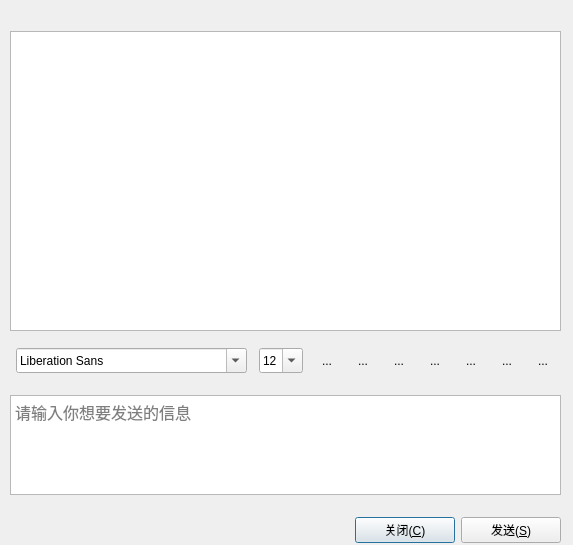
<?xml version="1.0" encoding="UTF-8"?>
<ui version="4.0">
 <class>DialogWindow</class>
 <widget class="QDialog" name="DialogWindow">
  <property name="geometry">
   <rect>
    <x>0</x>
    <y>0</y>
    <width>573</width>
    <height>545</height>
   </rect>
  </property>
  <property name="windowTitle">
   <string>Dialog</string>
  </property>
  <property name="windowIcon">
   <iconset resource="images.qrc">
    <normaloff>:/images/other</normaloff>:/images/other</iconset>
  </property>
  <widget class="QWidget" name="layoutWidget">
   <property name="geometry">
    <rect>
     <x>10</x>
     <y>10</y>
     <width>551</width>
     <height>550</height>
    </rect>
   </property>
   <layout class="QVBoxLayout" name="verticalLayout">
    <property name="spacing">
     <number>6</number>
    </property>
    <property name="sizeConstraint">
     <enum>QLayout::SetDefaultConstraint</enum>
    </property>
    <item>
     <widget class="QTableView" name="tableView">
      <property name="minimumSize">
       <size>
        <width>0</width>
        <height>300</height>
       </size>
      </property>
      <property name="maximumSize">
       <size>
        <width>16777215</width>
        <height>290</height>
       </size>
      </property>
     </widget>
    </item>
    <item>
     <layout class="QHBoxLayout" name="horizontalLayout">
      <item>
       <widget class="QFontComboBox" name="fontComboBox">
        <property name="sizePolicy">
         <sizepolicy hsizetype="Fixed" vsizetype="Fixed">
          <horstretch>0</horstretch>
          <verstretch>0</verstretch>
         </sizepolicy>
        </property>
        <property name="minimumSize">
         <size>
          <width>1</width>
          <height>25</height>
         </size>
        </property>
       </widget>
      </item>
      <item>
       <widget class="QComboBox" name="fontsizecomboBox">
        <property name="sizePolicy">
         <sizepolicy hsizetype="Fixed" vsizetype="Maximum">
          <horstretch>0</horstretch>
          <verstretch>0</verstretch>
         </sizepolicy>
        </property>
        <property name="minimumSize">
         <size>
          <width>0</width>
          <height>25</height>
         </size>
        </property>
        <property name="editable">
         <bool>true</bool>
        </property>
        <property name="currentIndex">
         <number>3</number>
        </property>
        <item>
         <property name="text">
          <string>9</string>
         </property>
        </item>
        <item>
         <property name="text">
          <string>10</string>
         </property>
        </item>
        <item>
         <property name="text">
          <string>11</string>
         </property>
        </item>
        <item>
         <property name="text">
          <string>12</string>
         </property>
        </item>
        <item>
         <property name="text">
          <string>13</string>
         </property>
        </item>
        <item>
         <property name="text">
          <string>14</string>
         </property>
        </item>
        <item>
         <property name="text">
          <string>15</string>
         </property>
        </item>
        <item>
         <property name="text">
          <string>16</string>
         </property>
        </item>
        <item>
         <property name="text">
          <string>17</string>
         </property>
        </item>
        <item>
         <property name="text">
          <string>18</string>
         </property>
        </item>
        <item>
         <property name="text">
          <string>19</string>
         </property>
        </item>
        <item>
         <property name="text">
          <string>20</string>
         </property>
        </item>
        <item>
         <property name="text">
          <string>21</string>
         </property>
        </item>
        <item>
         <property name="text">
          <string>22</string>
         </property>
        </item>
       </widget>
      </item>
      <item>
       <widget class="QToolButton" name="textbold">
        <property name="toolTip">
         <string>加粗</string>
        </property>
        <property name="autoFillBackground">
         <bool>false</bool>
        </property>
        <property name="text">
         <string>...</string>
        </property>
        <property name="icon">
         <iconset resource="images.qrc">
          <normaloff>:/images/tb</normaloff>:/images/tb</iconset>
        </property>
        <property name="iconSize">
         <size>
          <width>24</width>
          <height>24</height>
         </size>
        </property>
        <property name="checkable">
         <bool>true</bool>
        </property>
        <property name="autoRaise">
         <bool>true</bool>
        </property>
       </widget>
      </item>
      <item>
       <widget class="QToolButton" name="textitalic">
        <property name="toolTip">
         <string>倾斜</string>
        </property>
        <property name="autoFillBackground">
         <bool>false</bool>
        </property>
        <property name="text">
         <string>...</string>
        </property>
        <property name="icon">
         <iconset resource="images.qrc">
          <normaloff>:/images/ti</normaloff>:/images/ti</iconset>
        </property>
        <property name="iconSize">
         <size>
          <width>24</width>
          <height>24</height>
         </size>
        </property>
        <property name="checkable">
         <bool>true</bool>
        </property>
        <property name="autoRaise">
         <bool>true</bool>
        </property>
       </widget>
      </item>
      <item>
       <widget class="QToolButton" name="textUnderline">
        <property name="toolTip">
         <string>下划线</string>
        </property>
        <property name="autoFillBackground">
         <bool>false</bool>
        </property>
        <property name="text">
         <string>...</string>
        </property>
        <property name="icon">
         <iconset resource="images.qrc">
          <normaloff>:/images/tu</normaloff>:/images/tu</iconset>
        </property>
        <property name="iconSize">
         <size>
          <width>24</width>
          <height>24</height>
         </size>
        </property>
        <property name="checkable">
         <bool>true</bool>
        </property>
        <property name="autoRaise">
         <bool>true</bool>
        </property>
       </widget>
      </item>
      <item>
       <widget class="QToolButton" name="textcolor">
        <property name="toolTip">
         <string>字体颜色</string>
        </property>
        <property name="autoFillBackground">
         <bool>false</bool>
        </property>
        <property name="text">
         <string>...</string>
        </property>
        <property name="icon">
         <iconset resource="images.qrc">
          <normaloff>:/images/tc</normaloff>:/images/tc</iconset>
        </property>
        <property name="iconSize">
         <size>
          <width>24</width>
          <height>24</height>
         </size>
        </property>
        <property name="checkable">
         <bool>false</bool>
        </property>
        <property name="autoRaise">
         <bool>true</bool>
        </property>
       </widget>
      </item>
      <item>
       <widget class="QToolButton" name="sendfile">
        <property name="toolTip">
         <string>传送文件</string>
        </property>
        <property name="autoFillBackground">
         <bool>false</bool>
        </property>
        <property name="text">
         <string>...</string>
        </property>
        <property name="icon">
         <iconset resource="images.qrc">
          <normaloff>:/images/fo</normaloff>:/images/fo</iconset>
        </property>
        <property name="iconSize">
         <size>
          <width>24</width>
          <height>24</height>
         </size>
        </property>
        <property name="checkable">
         <bool>false</bool>
        </property>
        <property name="autoRaise">
         <bool>true</bool>
        </property>
       </widget>
      </item>
      <item>
       <widget class="QToolButton" name="save">
        <property name="toolTip">
         <string>保存聊天记录</string>
        </property>
        <property name="autoFillBackground">
         <bool>false</bool>
        </property>
        <property name="text">
         <string>...</string>
        </property>
        <property name="icon">
         <iconset resource="images.qrc">
          <normaloff>:/images/fs</normaloff>:/images/fs</iconset>
        </property>
        <property name="iconSize">
         <size>
          <width>24</width>
          <height>24</height>
         </size>
        </property>
        <property name="checkable">
         <bool>false</bool>
        </property>
        <property name="autoRaise">
         <bool>true</bool>
        </property>
       </widget>
      </item>
      <item>
       <widget class="QToolButton" name="clear">
        <property name="toolTip">
         <string>清空聊天记录</string>
        </property>
        <property name="autoFillBackground">
         <bool>false</bool>
        </property>
        <property name="text">
         <string>...</string>
        </property>
        <property name="icon">
         <iconset resource="images.qrc">
          <normaloff>:/images/del</normaloff>:/images/del</iconset>
        </property>
        <property name="iconSize">
         <size>
          <width>24</width>
          <height>24</height>
         </size>
        </property>
        <property name="checkable">
         <bool>false</bool>
        </property>
        <property name="autoRaise">
         <bool>true</bool>
        </property>
       </widget>
      </item>
     </layout>
    </item>
    <item>
     <widget class="QTextEdit" name="textEdit">
      <property name="sizePolicy">
       <sizepolicy hsizetype="Expanding" vsizetype="Maximum">
        <horstretch>0</horstretch>
        <verstretch>1</verstretch>
       </sizepolicy>
      </property>
      <property name="maximumSize">
       <size>
        <width>16777215</width>
        <height>100</height>
       </size>
      </property>
      <property name="sizeIncrement">
       <size>
        <width>0</width>
        <height>0</height>
       </size>
      </property>
      <property name="baseSize">
       <size>
        <width>0</width>
        <height>60</height>
       </size>
      </property>
      <property name="font">
       <font>
        <family>宋体</family>
        <pointsize>12</pointsize>
       </font>
      </property>
      <property name="html">
       <string>&lt;!DOCTYPE HTML PUBLIC &quot;-//W3C//DTD HTML 4.0//EN&quot; &quot;http://www.w3.org/TR/REC-html40/strict.dtd&quot;&gt;
&lt;html&gt;&lt;head&gt;&lt;meta name=&quot;qrichtext&quot; content=&quot;1&quot; /&gt;&lt;style type=&quot;text/css&quot;&gt;
p, li { white-space: pre-wrap; }
&lt;/style&gt;&lt;/head&gt;&lt;body style=&quot; font-family:'宋体'; font-size:12pt; font-weight:400; font-style:normal;&quot;&gt;
&lt;p style=&quot;-qt-paragraph-type:empty; margin-top:0px; margin-bottom:0px; margin-left:0px; margin-right:0px; -qt-block-indent:0; text-indent:0px;&quot;&gt;&lt;br /&gt;&lt;/p&gt;&lt;/body&gt;&lt;/html&gt;</string>
      </property>
      <property name="placeholderText">
       <string>请输入你想要发送的信息</string>
      </property>
     </widget>
    </item>
    <item>
     <layout class="QHBoxLayout" name="horizontalLayout_2">
      <item>
       <spacer name="horizontalSpacer">
        <property name="orientation">
         <enum>Qt::Horizontal</enum>
        </property>
        <property name="sizeHint" stdset="0">
         <size>
          <width>40</width>
          <height>20</height>
         </size>
        </property>
       </spacer>
      </item>
      <item>
       <widget class="QPushButton" name="close">
        <property name="minimumSize">
         <size>
          <width>100</width>
          <height>25</height>
         </size>
        </property>
        <property name="text">
         <string>关闭(&amp;C)</string>
        </property>
       </widget>
      </item>
      <item>
       <widget class="QPushButton" name="send">
        <property name="minimumSize">
         <size>
          <width>100</width>
          <height>25</height>
         </size>
        </property>
        <property name="text">
         <string>发送(&amp;S)</string>
        </property>
       </widget>
      </item>
     </layout>
    </item>
   </layout>
  </widget>
 </widget>
 <resources>
  <include location="images.qrc"/>
 </resources>
 <connections/>
</ui>
